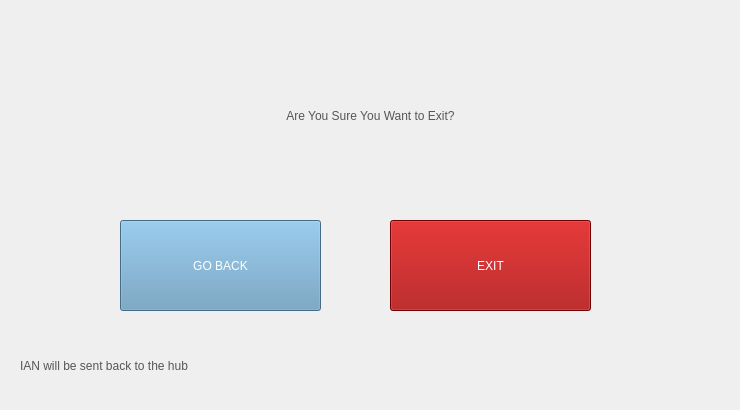
  <widget class="QWidget" name="EXIT">
   <widget class="QLabel" name="exit_label">
    <property name="geometry">
     <rect>
      <x>60</x>
      <y>30</y>
      <width>621</width>
      <height>171</height>
     </rect>
    </property>
    <property name="styleSheet">
     <string notr="true">font: 20 40pt &quot;montserrat&quot;;
color: rgb(85, 87, 83);</string>
    </property>
    <property name="text">
     <string>Are You Sure You Want to Exit?</string>
    </property>
    <property name="alignment">
     <set>Qt::AlignCenter</set>
    </property>
    <property name="wordWrap">
     <bool>true</bool>
    </property>
   </widget>
   <widget class="QPushButton" name="cancel_exit">
    <property name="geometry">
     <rect>
      <x>120</x>
      <y>220</y>
      <width>201</width>
      <height>91</height>
     </rect>
    </property>
    <property name="styleSheet">
     <string notr="true">font:20 30pt &quot;montserrat&quot;;
background-color: rgb(98, 150, 187);
color: rgb(255, 255, 255);</string>
    </property>
    <property name="text">
     <string>GO BACK</string>
    </property>
   </widget>
   <widget class="QPushButton" name="exit_button">
    <property name="geometry">
     <rect>
      <x>390</x>
      <y>220</y>
      <width>201</width>
      <height>91</height>
     </rect>
    </property>
    <property name="styleSheet">
     <string notr="true">font:20 30pt &quot;montserrat&quot;;
background-color: rgb(161, 0, 0);


color: rgb(255, 255, 255);</string>
    </property>
    <property name="text">
     <string>EXIT</string>
    </property>
   </widget>
   <widget class="QLabel" name="label_4">
    <property name="geometry">
     <rect>
      <x>20</x>
      <y>330</y>
      <width>711</width>
      <height>71</height>
     </rect>
    </property>
    <property name="styleSheet">
     <string notr="true">font: 20 32pt &quot;montserrat&quot;;
color: rgb(85, 87, 83);</string>
    </property>
    <property name="text">
     <string>IAN will be sent back to the hub</string>
    </property>
   </widget>
  </widget>
